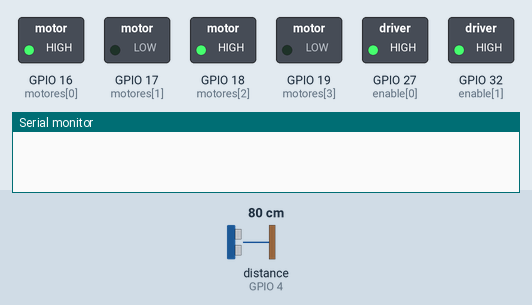
A sketch run on a simulated ESP32. Parts: switched loads named in the sketch (green lamp = pin HIGH), the last lines printed to the serial monitor. Wiring (inferred from the names in the program): ultrasonic range finder: trigger GPIO 5; echo GPIO 4. Dashed ring = blinking. The inputs (shaded band) are chosen by the test bench; at power-on: distance to the obstacle (sensor on GPIO 4) 80 cm. The echo pulse lasts 58.3 µs per cm; random numbers use the default seed unless the sketch sets one; pins used as bus, display or sensor lines are not drawn.

Above: at 1.2 s.
1.3 s: distance to the obstacle (sensor on GPIO 4) set to 56 cm
2.8 s: distance to the obstacle (sensor on GPIO 4) set to 46 cm
At 4.1 s:
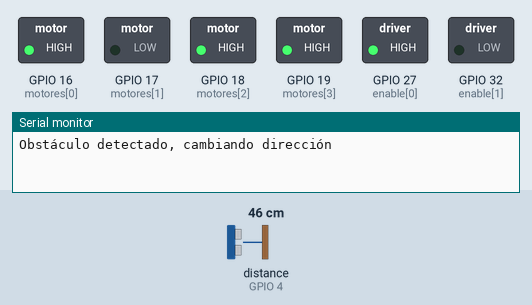
5.8 s: distance to the obstacle (sensor on GPIO 4) set to 60 cm
At 6.9 s:
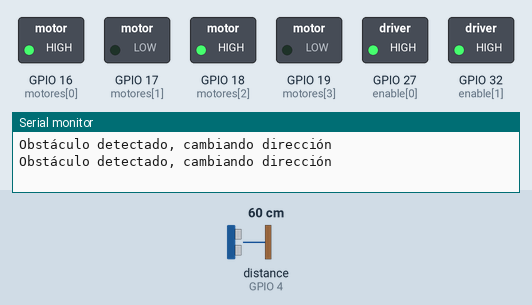
7.3 s: distance to the obstacle (sensor on GPIO 4) set to 2 cm
At 10.1 s:
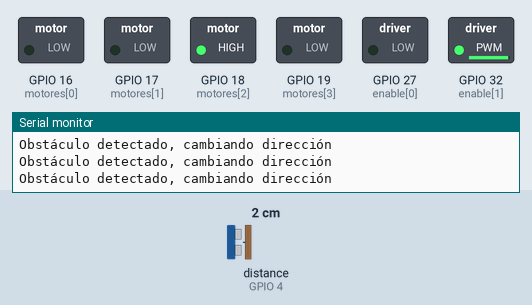
10.3 s: distance to the obstacle (sensor on GPIO 4) set to 120 cm
At 11.5 s:
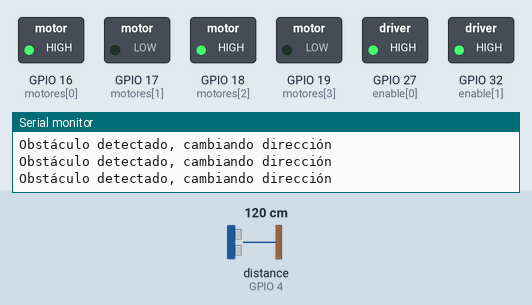
Timing chart, 0 to 12.8 s (numbered marks = the images above; inputs shaded):
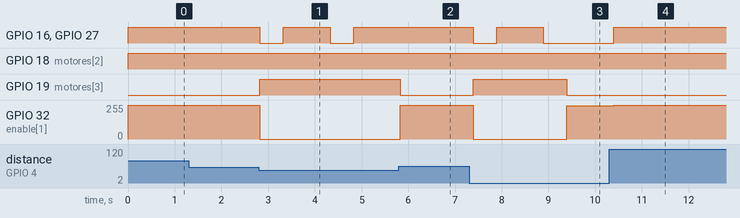

The sketch:

Carrito_Ultra_V3.ino
```cpp
const int motores[] = {16, 17, 18, 19}; // Pines para M1, M2, M3, M4
const int enable[] = {27, 32}; // Pines para ENA, ENB

const int EchoPin = 4;
const int TriggerPin = 5;

// Matriz de movimientos: {M1, M2, M3, M4, ENA, ENB}
const int movimientos[9][6] = {
  {HIGH, LOW, HIGH, LOW, 255, 255}, // Adelante
  {LOW, LOW, HIGH, HIGH, 0, 0},     // Detenerse
  {LOW, HIGH, LOW, HIGH, 255, 255}, // Reversa
  {LOW, LOW, HIGH, LOW, 0, 250},    // Giro Izquierda
  {HIGH, LOW, HIGH, HIGH, 255, 0},  // Giro Derecha
  {HIGH, LOW, HIGH, LOW, 100, 255}, // Curva Izquierda
  {HIGH, LOW, HIGH, LOW, 255, 100}, // Curva Derecha
  {LOW, LOW, LOW, LOW, 0, 0},       // Apagar motores
  {HIGH, HIGH, LOW, LOW, 100, 100}  // Otro movimiento personalizado
};

void setup() {
  pinMode(TriggerPin, OUTPUT);
  pinMode(EchoPin, INPUT);

  // Configuración de pines de motores y habilitadores
  for (int i = 0; i < 4; i++) pinMode(motores[i], OUTPUT);
  for (int i = 0; i < 2; i++) pinMode(enable[i], OUTPUT);

  // Inicializar todos los pines a LOW
  for (int i = 0; i < 4; i++) digitalWrite(motores[i], LOW);
  for (int i = 0; i < 2; i++) digitalWrite(enable[i], LOW);
}

void ejecutarMovimiento(int movimiento, int tiempo) {
  // Asignar las señales según el movimiento seleccionado
  for (int i = 0; i < 4; i++) digitalWrite(motores[i], movimientos[movimiento][i]);

  // Ajustar la velocidad mediante PWM
  for (int i = 0; i < 2; i++) analogWrite(enable[i], movimientos[movimiento][4 + i]);

  // Esperar el tiempo especificado
  delay(tiempo);
}

int ping(int TriggerPin, int EchoPin) {
unsigned short int duration;
float distanceCm;

digitalWrite(TriggerPin, LOW); //para generar un pulso limpio ponemos a LOW 4us
delayMicroseconds(4);
digitalWrite(TriggerPin, HIGH); //generamos Trigger (disparo) de 10us
delayMicroseconds(10);
digitalWrite(TriggerPin, LOW);

duration = pulseIn(EchoPin, HIGH); //medimos el tiempo entre pulsos, en microsegundos

distanceCm = float(duration)/58.2; //convertimos a distancia, en cm
return distanceCm;
}

void loop() {
  float cm = ping(TriggerPin, EchoPin);

  if (cm <= 50) {
    // Si la distancia es menor o igual a 20 cm, cambiar dirección
    Serial.println("Obstáculo detectado, cambiando dirección");

    ejecutarMovimiento(1, 500); // Detenerse momentáneamente

    // Elegir si girar a la izquierda o a la derecha
    if (random(0, 2) == 0) {
      ejecutarMovimiento(3, 1000); // Giro Izquierda
    } else {
      ejecutarMovimiento(4, 1000); // Giro Derecha
    }
  } else {
    // No hay obstáculo, avanzar hacia adelante
    ejecutarMovimiento(0, 100); // Adelante
  }
}
```

Measured:
- the behaviour switches between 51 and 50 cm on distance to the obstacle (sensor on GPIO 4) (found by bisection; images 0 and 1)
- after the input at 1.3 s, every drawn part: stays the same
- after the input at 2.8 s, GPIO 16 (motores[0]), GPIO 27 (enable[0]): alternates HIGH for 1.0 s and LOW for 0.50 s, starting at once; GPIO 19 (motores[3]): LOW → HIGH at once; GPIO 32 (enable[1]): 255/255 → 0/255 at once
- after the input at 5.8 s, GPIO 19 (motores[3]): HIGH → LOW at once; GPIO 32 (enable[1]): 0/255 → 255/255 at once
- after the input at 7.3 s, GPIO 16 (motores[0]), GPIO 27 (enable[0]): HIGH → LOW after 0.09 s, → HIGH 0.50 s later, → LOW 1.0 s later; GPIO 19 (motores[3]): LOW → HIGH after 0.09 s, → LOW 2.0 s later; GPIO 32 (enable[1]): 255/255 → 0/255 after 0.09 s, → 250/255 2.0 s later
- after the input at 10.3 s, GPIO 16 (motores[0]), GPIO 27 (enable[0]): LOW → HIGH after 0.10 s
